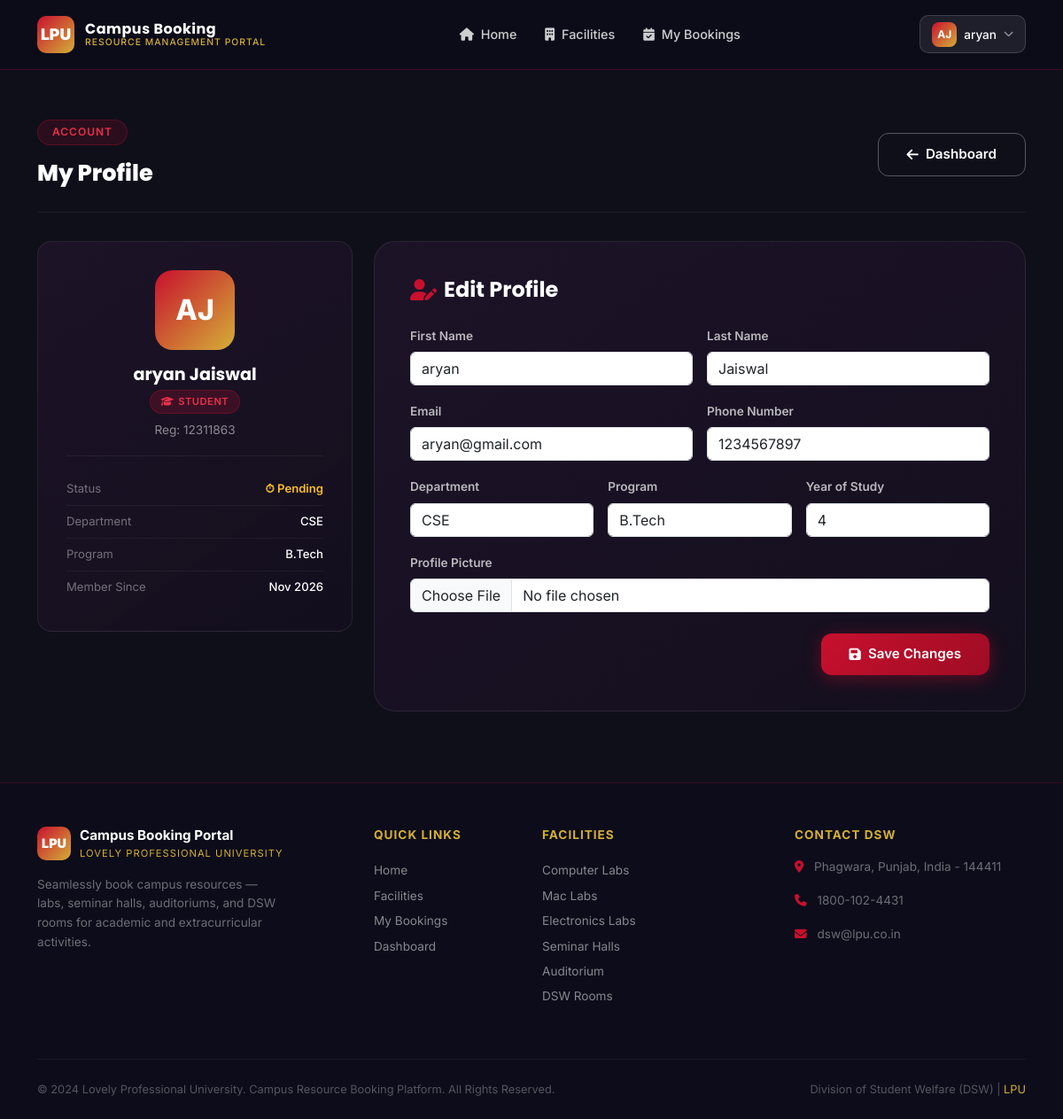
Page /accounts/profile/ (signed in) on the committed database.
### accounts/models.py (models this page shows, shortened)
class CustomUser(AbstractUser):
    ROLE_CHOICES = [
        ('student', 'Student'),
        ('admin', 'Admin'),
    ]
    role = models.CharField(max_length=20, choices=ROLE_CHOICES, default='student')
    registration_number = models.CharField(max_length=20, blank=True, null=True, unique=True)
    phone_number = models.CharField(max_length=15, blank=True, null=True)
    department = models.CharField(max_length=100, blank=True, null=True)
    program = models.CharField(max_length=100, blank=True, null=True)
    year_of_study = models.IntegerField(blank=True, null=True)
    profile_picture = models.ImageField(upload_to='profile_pics/', blank=True, null=True)
    is_approved = models.BooleanField(default=False)
    created_at = models.DateTimeField(auto_now_add=True)
    REQUIRED_FIELDS = ['email', 'first_name', 'last_name']
    @property
    def is_admin_user(self):
        return self.role == 'admin' or self.is_staff

### accounts/views.py (the view)
# urls.py: path('profile/', views.profile_view, name='profile'),
@login_required
def profile_view(request):
    if request.method == 'POST':
        form = ProfileUpdateForm(request.POST, request.FILES, instance=request.user)
        if form.is_valid():
            form.save()
            messages.success(request, 'Profile updated successfully!')
            return redirect('profile')
    else:
        form = ProfileUpdateForm(instance=request.user)
    return render(request, 'accounts/profile.html', {'form': form})

### accounts/forms.py
class ProfileUpdateForm(forms.ModelForm):
    class Meta:
        model = CustomUser
        fields = ['first_name', 'last_name', 'email', 'phone_number',
                  'department', 'program', 'year_of_study', 'profile_picture']
    def __init__(self, *args, **kwargs):
        super().__init__(*args, **kwargs)
        for field in self.fields.values():
            field.widget.attrs['class'] = 'form-control'

### templates/accounts/profile.html (shortened to what this page needs)
{% extends 'base.html' %}
{% block content %}
<div style="background:var(--secondary-dark);min-height:100vh;padding:2rem 0">
    <div class="container">
        <div class="page-header">
            <div class="d-flex justify-content-between align-items-center flex-wrap gap-3">
                <div>
                    <span class="section-badge">Account</span>
                    <h1 class="text-white mb-1">My Profile</h1>
                </div>
                <a href="{% url 'dashboard' %}" class="btn-outline-custom">
                    <i class="fas fa-arrow-left"></i> Dashboard
                </a>
            </div>
        </div>
        <div class="row g-4">
            <div class="col-lg-4">
                <div class="content-card text-center">
                    <div class="content-card-body" style="padding:2rem">
                        <div style="width:90px;height:90px;background:linear-gradient(135deg,#c8102e,#d4af37);border-radius:20px;display:inline-flex;align-items:center;justify-content:center;font-weight:800;font-size:2rem;margin-bottom:1rem;overflow:hidden">
                            {% if user.profile_picture %}
                                <img src="{{ user.profile_picture.url }}" style="width:100%;height:100%;object-fit:cover">
                            {% else %}
                                {{ user.first_name|first|upper }}{{ user.last_name|first|upper }}
                            {% endif %}
                        </div>
                        <h3 style="font-family:'Poppins',sans-serif;font-weight:700;color:white;font-size:1.2rem;margin-bottom:0.3rem">{{ user.get_full_name }}</h3>
                        <div class="facility-type-badge" style="margin-bottom:0.5rem">
                            {% if user.is_admin_user %}
                            <i class="fas fa-shield-alt"></i> Admin
                            {% else %}
                            <i class="fas fa-graduation-cap"></i> Student
                            {% endif %}
                        </div>
                        {% if user.registration_number %}
                        <p style="color:rgba(255,255,255,0.5);font-size:0.85rem;margin:0">Reg: {{ user.registration_number }}</p>
                        {% endif %}
                        <div style="margin-top:1.2rem;padding-top:1.2rem;border-top:1px solid rgba(255,255,255,0.06);text-align:left">
                            <div style="display:flex;justify-content:space-between;padding:0.5rem 0;font-size:0.82rem;border-bottom:1px solid rgba(255,255,255,0.05)">
                                <span style="color:rgba(255,255,255,0.4)">Status</span>
                                <span style="color:{% if user.is_approved %}#4ade80{% else %}#fbbf24{% endif %};font-weight:600">{% if user.is_approved %}✓ Verified{% else %}⏱ Pending{% endif %}</span>
                            </div>
                            <div style="display:flex;justify-content:space-between;padding:0.5rem 0;font-size:0.82rem;border-bottom:1px solid rgba(255,255,255,0.05)">
                                <span style="color:rgba(255,255,255,0.4)">Department</span>
                                <span style="color:white;font-weight:500">{{ user.department|default:"—" }}</span>
                            </div>
                            <div style="display:flex;justify-content:space-between;padding:0.5rem 0;font-size:0.82rem;border-bottom:1px solid rgba(255,255,255,0.05)">
                                <span style="color:rgba(255,255,255,0.4)">Program</span>
                                <span style="color:white;font-weight:500">{{ user.program|default:"—" }}</span>
                            </div>
                            <div style="display:flex;justify-content:space-between;padding:0.5rem 0;font-size:0.82rem">
                                <span style="color:rgba(255,255,255,0.4)">Member Since</span>
                                <span style="color:white;font-weight:500">{{ user.date_joined|date:"M Y" }}</span>
                            </div>
                        </div>
                    </div>
                </div>
            </div>
            <div class="col-lg-8">
                <div class="form-card-dark">
                    <h4 style="font-family:'Poppins',sans-serif;font-weight:700;margin-bottom:1.5rem;display:flex;align-items:center;gap:8px">
                        <i class="fas fa-user-edit" style="color:#c8102e"></i> Edit Profile
                    </h4>
                    <form method="post" enctype="multipart/form-data">
                        <div class="row g-3">
                            <div class="col-md-6">
                                <label class="form-label-custom">First Name</label>
                                {{ form.first_name }}
                            </div>
                            <div class="col-md-6">
                                <label class="form-label-custom">Last Name</label>
                                {{ form.last_name }}
                            </div>
                            <div class="col-md-6">
                                <label class="form-label-custom">Email</label>
                                {{ form.email }}
                            </div>
                            <div class="col-md-6">
                                <label class="form-label-custom">Phone Number</label>
                                {{ form.phone_number }}
                            </div>
                            <div class="col-md-4">
                                <label class="form-label-custom">Department</label>
                                {{ form.department }}
                            </div>
                            <div class="col-md-4">
                                <label class="form-label-custom">Program</label>
                                {{ form.program }}
                            </div>
                            <div class="col-md-4">
                                <label class="form-label-custom">Year of Study</label>
                                {{ form.year_of_study }}
                            </div>
                            <div class="col-12">
                                <label class="form-label-custom">Profile Picture</label>
                                {{ form.profile_picture }}
                            </div>
                        </div>
                        <div class="d-flex justify-content-end mt-4">
                            <button type="submit" class="btn-primary-custom ripple">
                                <i class="fas fa-save"></i> Save Changes
                            </button>
                        </div>
                    </form>
                </div>
            </div>
        </div>
        <div class="py-4"></div>
    </div>
</div>
{% endblock %}

### templates/base.html (shortened to what this page needs)
{% load static %}
<!DOCTYPE html>
<html lang="en">
<head>
    <link href="https://cdn.jsdelivr.net/npm/bootstrap@5.3.2/dist/css/bootstrap.min.css" rel="stylesheet">
    <link href="https://cdnjs.cloudflare.com/ajax/libs/font-awesome/6.5.0/css/all.min.css" rel="stylesheet">
    <link href="{% static 'css/main.css' %}" rel="stylesheet">
</head>
<body>
    <nav class="navbar navbar-expand-lg">
        <div class="container">
            <a class="navbar-brand" href="{% url 'home' %}">
                <div class="brand-logo">LPU</div>
                <div class="brand-text">
                    <span class="brand-name">Campus Booking</span>
                    <span class="brand-sub">Resource Management Portal</span>
                </div>
            </a>
            <div class="collapse navbar-collapse" id="mainNav">
                <ul class="navbar-nav mx-auto">
                    <li class="nav-item">
                        <a class="nav-link {% block nav_home %}{% endblock %}" href="{% url 'home' %}">
                            <i class="fas fa-home me-1"></i> Home
                        </a>
                    </li>
                    <li class="nav-item">
                        <a class="nav-link {% block nav_facilities %}{% endblock %}" href="{% url 'facility_list' %}">
                            <i class="fas fa-building me-1"></i> Facilities
                        </a>
                    </li>
                    {% if user.is_authenticated %}
                    <li class="nav-item">
                        <a class="nav-link {% block nav_bookings %}{% endblock %}" href="{% url 'my_bookings' %}">
                            <i class="fas fa-calendar-check me-1"></i> My Bookings
                        </a>
                    </li>
                    {% endif %}
                </ul>
                <div class="d-flex align-items-center gap-2">
                    {% if user.is_authenticated %}
                        <div class="dropdown">
                            <button class="btn d-flex align-items-center gap-2" style="color:white;background:rgba(255,255,255,0.08);border:1px solid rgba(255,255,255,0.15);border-radius:10px;padding:0.4rem 0.8rem;" data-bs-toggle="dropdown">
                                <div style="width:28px;height:28px;background:linear-gradient(135deg,#c8102e,#d4af37);border-radius:8px;display:flex;align-items:center;justify-content:center;font-weight:700;font-size:0.75rem;">
                                    {{ user.first_name|first|upper }}{{ user.last_name|first|upper }}
                                </div>
                                <span style="font-size:0.85rem;font-weight:500;">{{ user.first_name }}</span>
                                <i class="fas fa-chevron-down" style="font-size:0.7rem;opacity:0.5"></i>
                            </button>
                        </div>
                    {% else %}
                        <a href="{% url 'login' %}" class="btn-outline-custom btn-sm">Login</a>
                        <a href="{% url 'student_register' %}" class="btn-primary-custom btn-sm">
                            <i class="fas fa-user-plus me-1"></i> Register
                        </a>
                    {% endif %}
                </div>
            </div>
        </div>
    </nav>
    <main>
        {% block content %}{% endblock %}
    </main>
    {% block show_footer %}
    <footer class="footer">
        <div class="container">
            <div class="row">
                <div class="col-lg-4 mb-4">
                    <div class="footer-brand">
                        <div class="brand-logo" style="width:38px;height:38px;background:linear-gradient(135deg,#c8102e,#d4af37);border-radius:10px;display:flex;align-items:center;justify-content:center;font-weight:900;font-size:0.9rem;color:white;">LPU</div>
                        <div>
                            <div style="font-weight:700;font-size:0.95rem;">Campus Booking Portal</div>
                            <div style="font-size:0.7rem;color:#d4af37;letter-spacing:1px;">LOVELY PROFESSIONAL UNIVERSITY</div>
                        </div>
                    </div>
                    <p class="footer-desc">Seamlessly book campus resources — labs, seminar halls, auditoriums, and DSW rooms for academic and extracurricular activities.</p>
                </div>
                <div class="col-lg-2 col-6 mb-4">
                    <div class="footer-title">Quick Links</div>
                    <a href="{% url 'home' %}" class="footer-link">Home</a>
                    <a href="{% url 'facility_list' %}" class="footer-link">Facilities</a>
                    {% if user.is_authenticated %}
                    <a href="{% url 'my_bookings' %}" class="footer-link">My Bookings</a>
                    <a href="{% url 'dashboard' %}" class="footer-link">Dashboard</a>
                    {% else %}
                    <a href="{% url 'login' %}" class="footer-link">Login</a>
                    <a href="{% url 'student_register' %}" class="footer-link">Register</a>
                    {% endif %}
                </div>
                <div class="col-lg-3 col-6 mb-4">
                    <div class="footer-title">Facilities</div>
                    <a href="{% url 'facility_list' %}?type=computer_lab" class="footer-link">Computer Labs</a>
                    <a href="{% url 'facility_list' %}?type=mac_lab" class="footer-link">Mac Labs</a>
                    <a href="{% url 'facility_list' %}?type=electronics_lab" class="footer-link">Electronics Labs</a>
                    <a href="{% url 'facility_list' %}?type=seminar_hall" class="footer-link">Seminar Halls</a>
                    <a href="{% url 'facility_list' %}?type=auditorium" class="footer-link">Auditorium</a>
                    <a href="{% url 'facility_list' %}?type=dsw_room" class="footer-link">DSW Rooms</a>
                </div>
                <div class="col-lg-3 mb-4">
                    <div class="footer-title">Contact DSW</div>
                    <p class="footer-desc">
                        <i class="fas fa-map-marker-alt me-2" style="color:#c8102e"></i>
                        Phagwara, Punjab, India - 144411
                    </p>
                    <p class="footer-desc">
                        <i class="fas fa-phone me-2" style="color:#c8102e"></i>
                        1800-102-4431
                    </p>
                    <p class="footer-desc">
                        <i class="fas fa-envelope me-2" style="color:#c8102e"></i>
                        dsw@lpu.co.in
                    </p>
                </div>
            </div>
            <div class="footer-bottom d-flex justify-content-between align-items-center flex-wrap gap-2">
                <p style="font-size:0.8rem;color:rgba(255,255,255,0.3);margin:0">
                    &copy; 2024 Lovely Professional University. Campus Resource Booking Platform. All Rights Reserved.
                </p>
                <p style="font-size:0.8rem;color:rgba(255,255,255,0.3);margin:0">
                    Division of Student Welfare (DSW) | <span style="color:#d4af37">LPU</span>
                </p>
            </div>
        </div>
    </footer>
    {% endblock %}
</body>
</html>

### rows in the picture
CustomUser: first_name|first "A", last_name|first "J", first_name "aryan", get_full_name "aryan Jaiswal", registration_number "12311863", department "CSE", program "B.Tech", date_joined "Nov 2026", last_name "Jaiswal", email "aryan@gmail.com", phone_number "1234567897", year_of_study "4"
